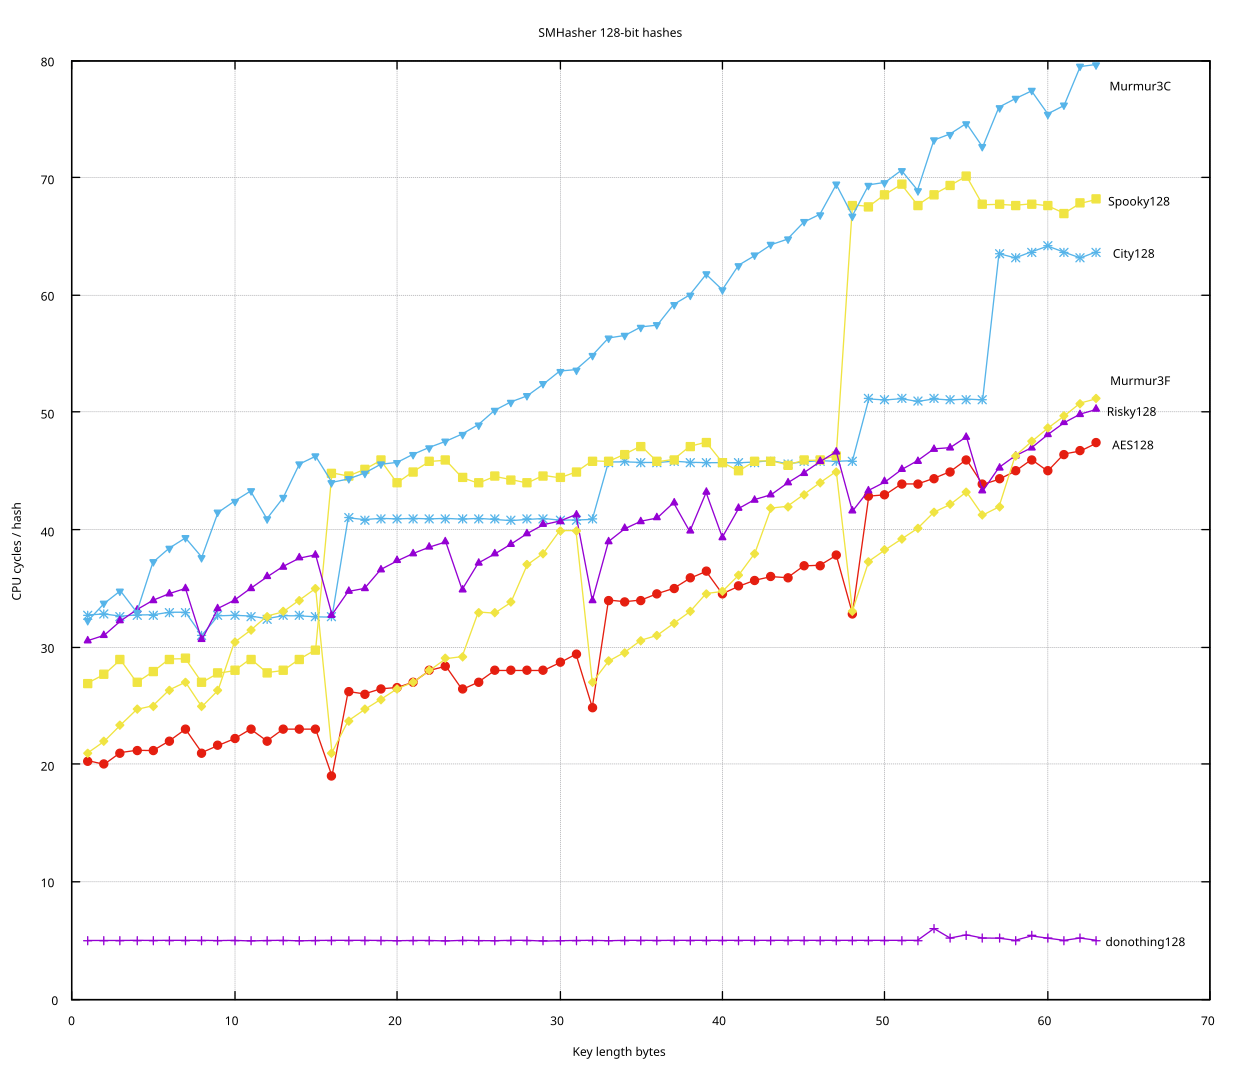

Reproduce this figure in gnuplot.
#!/usr/bin/gnuplot

!echo donothing128
!taskset -c 1 ./SMHasher donothing128 -s -n > donothing128.txt
!tail -1 donothing128.txt | awk '{ printf "%s %s donothing128\n", $1, $2 }' > donothing128label.txt
!echo City128
!taskset -c 1 ./SMHasher City128 -s -n > City128.txt
!tail -1 City128.txt | awk '{ printf "%s %s City128\n", $1, $2 }' > City128label.txt
!echo Spooky128
!taskset -c 1 ./SMHasher Spooky128 -s -n > Spooky128.txt
!tail -1 Spooky128.txt | awk '{ printf "%s %s Spooky128\n", $1, $2 }' > Spooky128label.txt
!echo AES128
!taskset -c 1 ./SMHasher AES128 -s -n > AES128.txt
!tail -1 AES128.txt | awk '{ printf "%s %s AES128\n", $1, $2 }' > AES128label.txt
!echo Risky128
!taskset -c 1 ./SMHasher Risky128 -s -n > Risky128.txt
!tail -1 Risky128.txt | awk '{ printf "%s %s Risky128\n", $1, $2 }' > Risky128label.txt
!echo Murmur3C
!taskset -c 1 ./SMHasher Murmur3C -s -n > Murmur3C.txt
!tail -1 Murmur3C.txt | awk '{ printf "%s %s Murmur3C\n", $1, $2 }' > Murmur3Clabel.txt
!echo Murmur3F
!taskset -c 1 ./SMHasher Murmur3F -s -n > Murmur3F.txt
!tail -1 Murmur3F.txt | awk '{ printf "%s %s Murmur3F\n", $1, $2 }' > Murmur3Flabel.txt

set title "SMHasher 128-bit hashes"
set ylabel "CPU cycles / hash"
set xlabel "Key length bytes"
unset key
set grid

plot "donothing128.txt" with linespoints, \
     "donothing128label.txt" with labels offset +7,0, \
     "City128.txt" with linespoints, \
     "City128label.txt" with labels offset +5,0, \
     "Spooky128.txt" with linespoints, \
     "Spooky128label.txt" with labels offset +6,0, \
     "AES128.txt" with linespoints, \
     "AES128label.txt" with labels offset +5,0, \
     "Risky128.txt" with linespoints, \
     "Risky128label.txt" with labels offset +5,0, \
     "Murmur3C.txt" with linespoints, \
     "Murmur3Clabel.txt" with labels offset +6,-1, \
     "Murmur3F.txt" with linespoints, \
     "Murmur3Flabel.txt" with labels offset +6,+1
